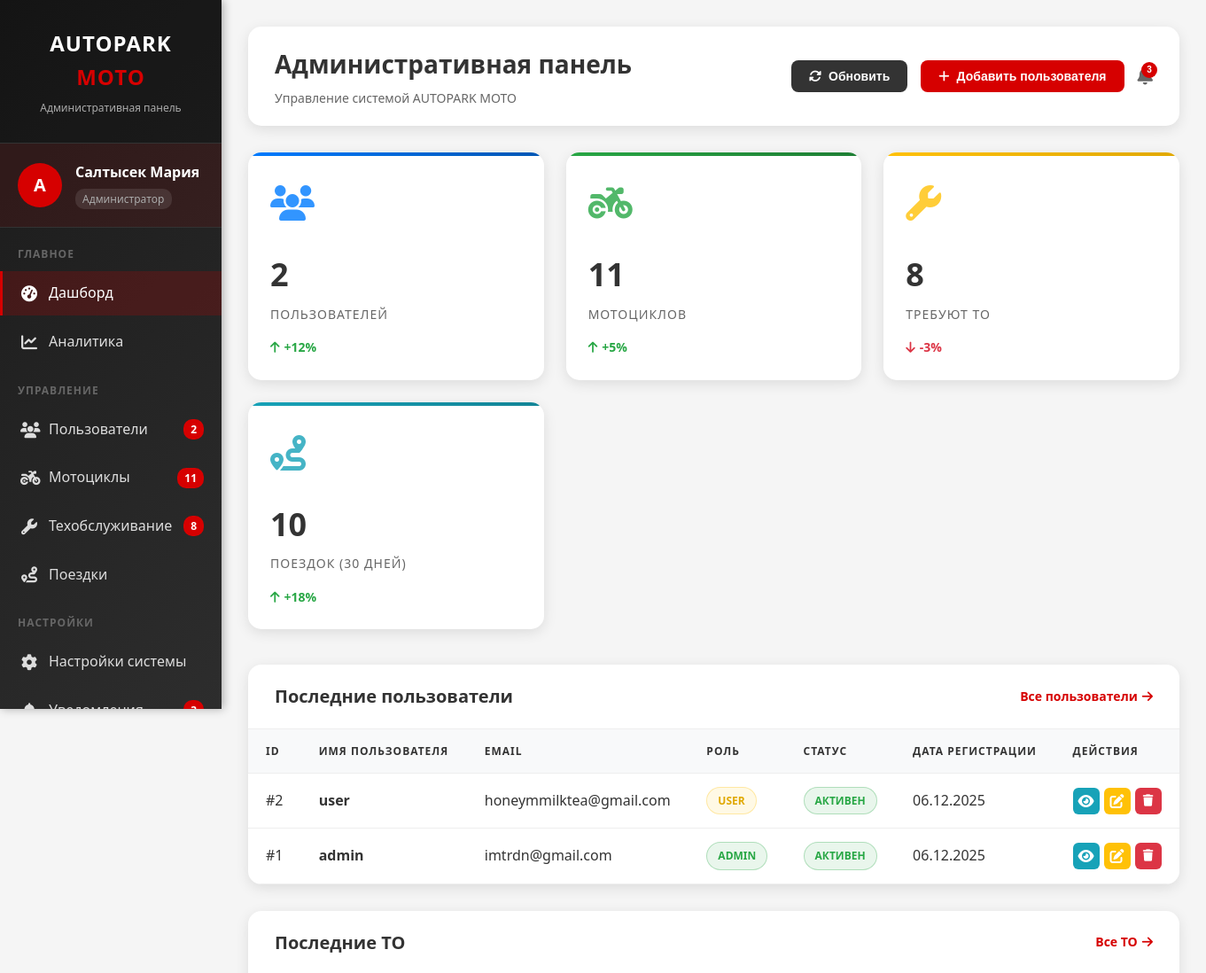
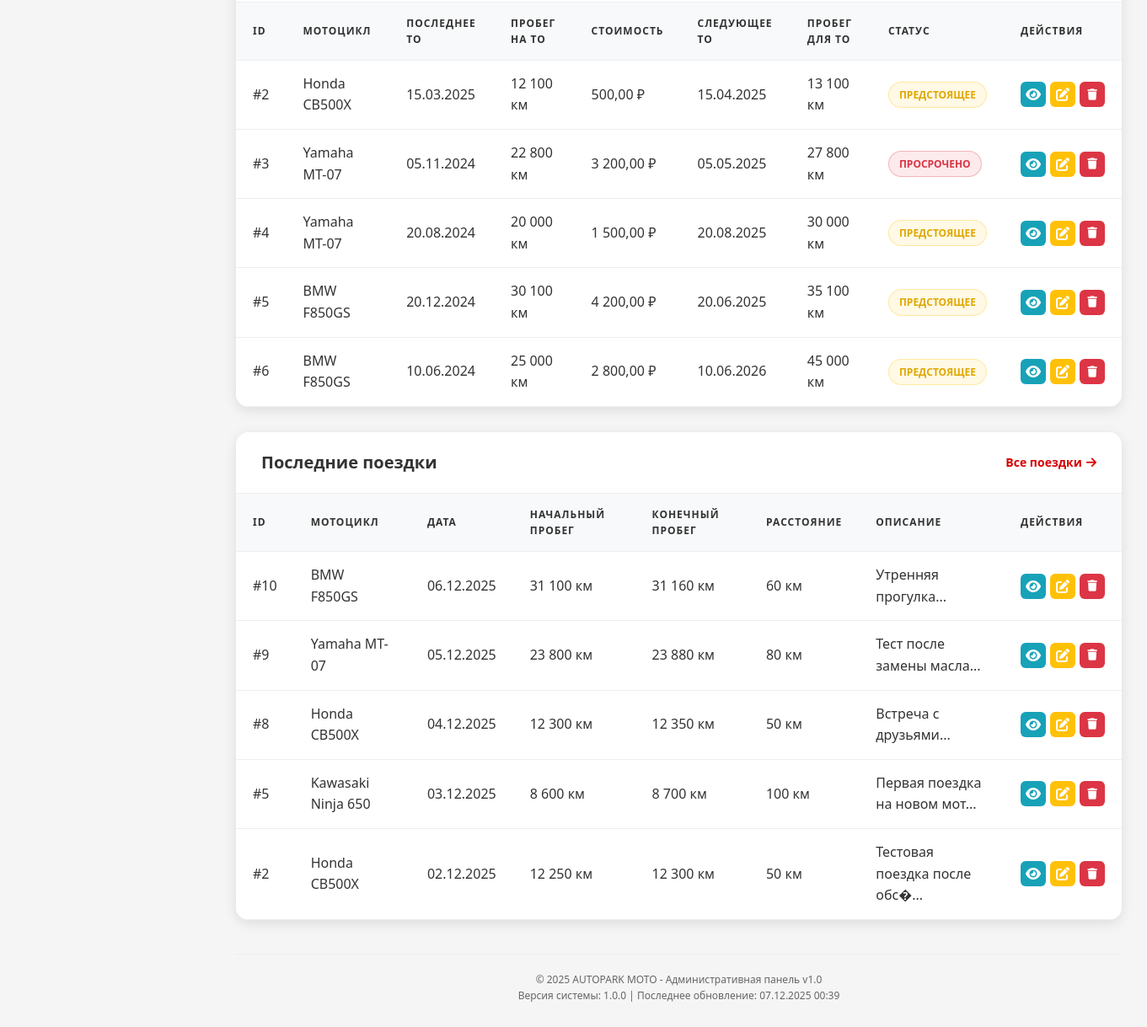
The page /autopark_moto/admin/index.php (signed in) on the database its author committed (2 pictures, top to bottom).
### tables this page shows
CREATE TABLE `users` (
  `id` int(11) NOT NULL,
  `username` varchar(100) NOT NULL,
  `email` varchar(255) NOT NULL,
  `password` varchar(255) NOT NULL,
  `full_name` varchar(255) DEFAULT NULL,
  `phone` varchar(50) DEFAULT NULL,
  `role` enum('admin','user') NOT NULL DEFAULT 'user',
  `avatar` varchar(255) DEFAULT NULL,
  `is_active` tinyint(1) DEFAULT 1,
  `last_login` datetime DEFAULT NULL,
  `created_at` datetime NOT NULL DEFAULT current_timestamp(),
  `updated_at` datetime NOT NULL DEFAULT current_timestamp() ON UPDATE current_timestamp()
);

CREATE TABLE `motorcycle_services` (
  `id` int(11) NOT NULL,
  `motorcycle_id` int(11) NOT NULL,
  `template_id` int(11) NOT NULL,
  `last_service_date` date DEFAULT NULL,
  `last_service_odometer` double DEFAULT NULL,
  `next_service_date` date DEFAULT NULL,
  `next_service_mileage` double DEFAULT NULL,
  `status` enum('upcoming','overdue','done') DEFAULT 'upcoming',
  `created_at` timestamp NOT NULL DEFAULT current_timestamp(),
  `cost` decimal(10,2) DEFAULT 0.00
);

CREATE TABLE `trips` (
  `id` int(11) NOT NULL,
  `motorcycle_id` int(11) NOT NULL,
  `user_id` int(11) DEFAULT NULL,
  `start_odometer` double NOT NULL,
  `end_odometer` double NOT NULL,
  `distance` double GENERATED ALWAYS AS (`end_odometer` - `start_odometer`) STORED,
  `trip_date` date NOT NULL,
  `description` text DEFAULT NULL,
  `created_at` timestamp NOT NULL DEFAULT current_timestamp()
);

### autopark_moto/admin/index.php (the view, shortened to what the rows shown need)
<?php
$db = getDBConnection();
function getRecentActivity($db) {
    $activities = [];
    $stmt = $db->query("SELECT s.*, CONCAT(m.make, ' ', m.model) as motorcycle FROM motorcycle_services s LEFT JOIN motorcycles m ON s.motorcycle_id = m.id ORDER BY s.created_at DESC LIMIT 5");
    $activities['services'] = $stmt->fetchAll(PDO::FETCH_ASSOC);
    $stmt = $db->query("SELECT * FROM users ORDER BY created_at DESC LIMIT 5");
    $activities['users'] = $stmt->fetchAll(PDO::FETCH_ASSOC);
    $stmt = $db->query("SELECT t.*, CONCAT(m.make, ' ', m.model) as motorcycle FROM trips t LEFT JOIN motorcycles m ON t.motorcycle_id = m.id ORDER BY t.trip_date DESC LIMIT 5");
    $activities['trips'] = $stmt->fetchAll(PDO::FETCH_ASSOC);
    return $activities;
}
$recent = getRecentActivity($db);
?>
<!DOCTYPE html>
<html lang="ru">
<head>
    <link rel="stylesheet" href="/autopark_moto/assets/css/style.css">
    <link rel="stylesheet" href="https://cdnjs.cloudflare.com/ajax/libs/font-awesome/6.4.0/css/all.min.css">
</head>
<body>
    <div class="admin-content">
        <div class="admin-topbar fade-in">
            <div>
                <h1 class="page-title">Административная панель</h1>
            </div>
        </div>
        <div class="admin-table fade-in" style="animation-delay: 0.2s;">
            <div class="table-header">
                <h2 class="table-title">Последние пользователи</h2>
            </div>
            <div class="table-content">
                <table>
                    <thead>
                        <tr>
                            <th>ID</th>
                            <th>Имя пользователя</th>
                            <th>Email</th>
                            <th>Роль</th>
                            <th>Статус</th>
                            <th>Дата регистрации</th>
                            <th>Действия</th>
                        </tr>
                    </thead>
                    <tbody>
                        <?php foreach ($recent['users'] as $user): ?>
                        <tr>
                            <td>#<?php echo $user['id']; ?></td>
                            <td><strong><?php echo htmlspecialchars($user['username']); ?></strong></td>
                            <td><?php echo htmlspecialchars($user['email']); ?></td>
                            <td>
                                <span class="status-badge <?php echo $user['role'] == 'admin' ? 'status-active' : 'status-pending'; ?>">
                                    <?php echo $user['role']; ?>
                                </span>
                            </td>
                            <td>
                                <span class="status-badge <?php echo $user['is_active'] ? 'status-active' : 'status-inactive'; ?>">
                                    <?php echo $user['is_active'] ? 'Активен' : 'Неактивен'; ?>
                                </span>
                            </td>
                            <td><?php echo date('d.m.Y', strtotime($user['created_at'])); ?></td>
                            <td>
                                <div class="action-buttons">
                                    <a href="users.php?action=view&id=<?php echo $user['id']; ?>" class="action-btn view" title="Просмотр">
                                        <i class="fas fa-eye"></i>
                                    </a>
                                    <a href="users.php?action=edit&id=<?php echo $user['id']; ?>" class="action-btn edit" title="Редактировать">
                                        <i class="fas fa-edit"></i>
                                    </a>
                                    <form method="POST" class="delete-form" onsubmit="return confirm('Вы уверены, что хотите удалить этого пользователя?')">
                                        <button type="submit" class="action-btn delete" title="Удалить">
                                            <i class="fas fa-trash"></i>
                                        </button>
                                    </form>
                                </div>
                            </td>
                        </tr>
                        <?php endforeach; ?>
                    </tbody>
                </table>
            </div>
        </div>
        <div class="admin-table fade-in" style="animation-delay: 0.3s;">
            <div class="table-header">
                <h2 class="table-title">Последние ТО</h2>
            </div>
            <div class="table-content">
                <table>
                    <thead>
                        <tr>
                            <th>ID</th>
                            <th>Мотоцикл</th>
                            <th>Последнее ТО</th>
                            <th>Пробег на ТО</th>
                            <th>Стоимость</th>
                            <th>Следующее ТО</th>
                            <th>Пробег для ТО</th>
                            <th>Статус</th>
                            <th>Действия</th>
                        </tr>
                    </thead>
                    <tbody>
                        <?php if (empty($recent['services'])): ?>
                        <tr>
                            <td colspan="9" style="text-align: center; padding: 30px;">
                                <i class="fas fa-info-circle"></i> Нет данных о техническом обслуживании
                            </td>
                        </tr>
                        <?php else: ?>
                        <?php foreach ($recent['services'] as $service): ?>
                        <tr>
                            <td>#<?php echo $service['id']; ?></td>
                            <td><?php echo htmlspecialchars($service['motorcycle'] ?? 'Неизвестно'); ?></td>
                            <td><?php echo !empty($service['last_service_date']) ? date('d.m.Y', strtotime($service['last_service_date'])) : '-'; ?></td>
                            <td><?php echo !empty($service['last_service_odometer']) ? number_format($service['last_service_odometer'], 0, '', ' ') . ' км' : '-'; ?></td>
                            <td><?php echo !empty($service['cost']) ? number_format($service['cost'], 2, ',', ' ') . ' ₽' : '0,00 ₽'; ?></td>
                            <td><?php echo !empty($service['next_service_date']) ? date('d.m.Y', strtotime($service['next_service_date'])) : '-'; ?></td>
                            <td><?php echo !empty($service['next_service_mileage']) ? number_format($service['next_service_mileage'], 0, '', ' ') . ' км' : '-'; ?></td>
                            <td>
                                <?php if (isset($service['status'])): ?>
                                <?php
                                $status_classes = [
                                    'upcoming' => 'status-upcoming',
                                    'overdue' => 'status-overdue',
                                    'done' => 'status-done'
                                ];
                                $status_text = [
                                    'upcoming' => 'Предстоящее',
                                    'overdue' => 'Просрочено',
                                    'done' => 'Выполнено'
                                ];
                                ?>
                                <span class="status-badge <?php echo $status_classes[$service['status']] ?? 'status-upcoming'; ?>">
                                    <?php echo $status_text[$service['status']] ?? $service['status']; ?>
                                </span>
                                <?php else: ?>
                                <span class="status-badge status-upcoming">Не указан</span>
                                <?php endif; ?>
                            </td>
                            <td>
                                <div class="action-buttons">
                                    <a href="services.php?action=view&id=<?php echo $service['id']; ?>" class="action-btn view" title="Просмотр">
                                        <i class="fas fa-eye"></i>
                                    </a>
                                    <a href="services.php?action=edit&id=<?php echo $service['id']; ?>" class="action-btn edit" title="Редактировать">
                                        <i class="fas fa-edit"></i>
                                    </a>
                                    <form method="POST" class="delete-form" onsubmit="return confirm('Вы уверены, что хотите удалить эту запись ТО?')">
                                        <button type="submit" class="action-btn delete" title="Удалить">
                                            <i class="fas fa-trash"></i>
                                        </button>
                                    </form>
                                </div>
                            </td>
                        </tr>
                        <?php endforeach; ?>
                        <?php endif; ?>
                    </tbody>
                </table>
            </div>
        </div>
        <?php if (!empty($recent['trips'])): ?>
        <div class="admin-table fade-in" style="animation-delay: 0.4s;">
            <div class="table-header">
                <h2 class="table-title">Последние поездки</h2>
            </div>
            <div class="table-content">
                <table>
                    <thead>
                        <tr>
                            <th>ID</th>
                            <th>Мотоцикл</th>
                            <th>Дата</th>
                            <th>Начальный пробег</th>
                            <th>Конечный пробег</th>
                            <th>Расстояние</th>
                            <th>Описание</th>
                            <th>Действия</th>
                        </tr>
                    </thead>
                    <tbody>
                        <?php foreach ($recent['trips'] as $trip): ?>
                        <tr>
                            <td>#<?php echo $trip['id']; ?></td>
                            <td><?php echo htmlspecialchars($trip['motorcycle'] ?? 'Неизвестно'); ?></td>
                            <td><?php echo !empty($trip['trip_date']) ? date('d.m.Y', strtotime($trip['trip_date'])) : '-'; ?></td>
                            <td><?php echo !empty($trip['start_odometer']) ? number_format($trip['start_odometer'], 0, '', ' ') . ' км' : '-'; ?></td>
                            <td><?php echo !empty($trip['end_odometer']) ? number_format($trip['end_odometer'], 0, '', ' ') . ' км' : '-'; ?></td>
                            <td><?php echo !empty($trip['distance']) ? number_format($trip['distance'], 0, '', ' ') . ' км' : '0 км'; ?></td>
                            <td><?php echo !empty($trip['description']) ? htmlspecialchars(substr($trip['description'], 0, 50)) . '...' : '-'; ?></td>
                            <td>
                                <div class="action-buttons">
                                    <a href="trips.php?action=view&id=<?php echo $trip['id']; ?>" class="action-btn view" title="Просмотр">
                                        <i class="fas fa-eye"></i>
                                    </a>
                                    <a href="trips.php?action=edit&id=<?php echo $trip['id']; ?>" class="action-btn edit" title="Редактировать">
                                        <i class="fas fa-edit"></i>
                                    </a>
                                    <form method="POST" class="delete-form" onsubmit="return confirm('Вы уверены, что хотите удалить эту поездку?')">
                                        <button type="submit" class="action-btn delete" title="Удалить">
                                            <i class="fas fa-trash"></i>
                                        </button>
                                    </form>
                                </div>
                            </td>
                        </tr>
                        <?php endforeach; ?>
                    </tbody>
                </table>
            </div>
        </div>
        <?php endif; ?>
    </div>
</body>
</html>

### rows shown on the page
users: id "2", username "user", email "honeymmilktea@gmail.com", role "USER", is_active "АКТИВЕН", created_at "06.12.2025"
users: id "1", username "admin", email "imtrdn@gmail.com", role "ADMIN", is_active "АКТИВЕН", created_at "06.12.2025"
motorcycle_services: id "2", motorcycle "Honda CB500X", last_service_date "15.03.2025", last_service_odometer "12 100", cost "500,00", next_service_date "15.04.2025", next_service_mileage "13 100", status "ПРЕДСТОЯЩЕЕ"
motorcycle_services: id "3", motorcycle "Yamaha MT-07", last_service_date "05.11.2024", last_service_odometer "22 800", cost "3 200,00", next_service_date "05.05.2025", next_service_mileage "27 800", status "ПРОСРОЧЕНО"
motorcycle_services: id "4", motorcycle "Yamaha MT-07", last_service_date "20.08.2024", last_service_odometer "20 000", cost "1 500,00", next_service_date "20.08.2025", next_service_mileage "30 000", status "ПРЕДСТОЯЩЕЕ"
motorcycle_services: id "5", motorcycle "BMW F850GS", last_service_date "20.12.2024", last_service_odometer "30 100", cost "4 200,00", next_service_date "20.06.2025", next_service_mileage "35 100", status "ПРЕДСТОЯЩЕЕ"
motorcycle_services: id "6", motorcycle "BMW F850GS", last_service_date "10.06.2024", last_service_odometer "25 000", cost "2 800,00", next_service_date "10.06.2026", next_service_mileage "45 000", status "ПРЕДСТОЯЩЕЕ"
trips: id "10", motorcycle "BMW F850GS", trip_date "06.12.2025", start_odometer "31 100", end_odometer "31 160", distance "60", description "Утренняя прогулка"
trips: id "9", motorcycle "Yamaha MT-07", trip_date "05.12.2025", start_odometer "23 800", end_odometer "23 880", distance "80", description "Тест после замены масла"
trips: id "8", motorcycle "Honda CB500X", trip_date "04.12.2025", start_odometer "12 300", end_odometer "12 350", distance "50", description "Встреча с друзьями"
trips: id "5", motorcycle "Kawasaki Ninja 650", trip_date "03.12.2025", start_odometer "8 600", end_odometer "8 700", distance "100", description "Первая поездка на новом мот"
trips: id "2", motorcycle "Honda CB500X", trip_date "02.12.2025", start_odometer "12 250", end_odometer "12 300", distance "50", description "Тестовая поездка после обс�"

### other values the page prints
substr($username, 0, 1) "A"
$_SESSION['user']['full_name'] ?: $username "Салтысек Мария"
$stats['total_users'] "2"
$stats['active_motorcycles'] "11"
$stats['overdue_services'] + $stats['upcoming_services'] "8"
$stats['recent_trips'] "10"
